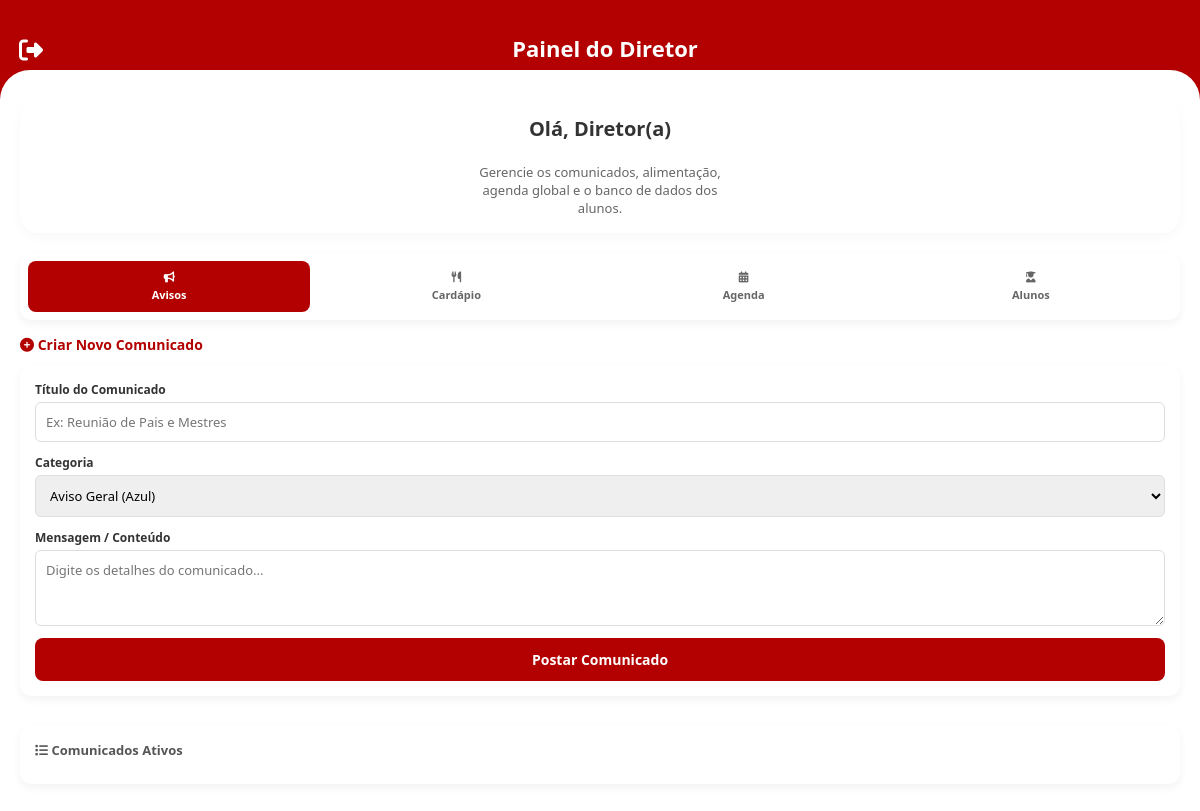
The app's page /dashboard_diretor, older data.
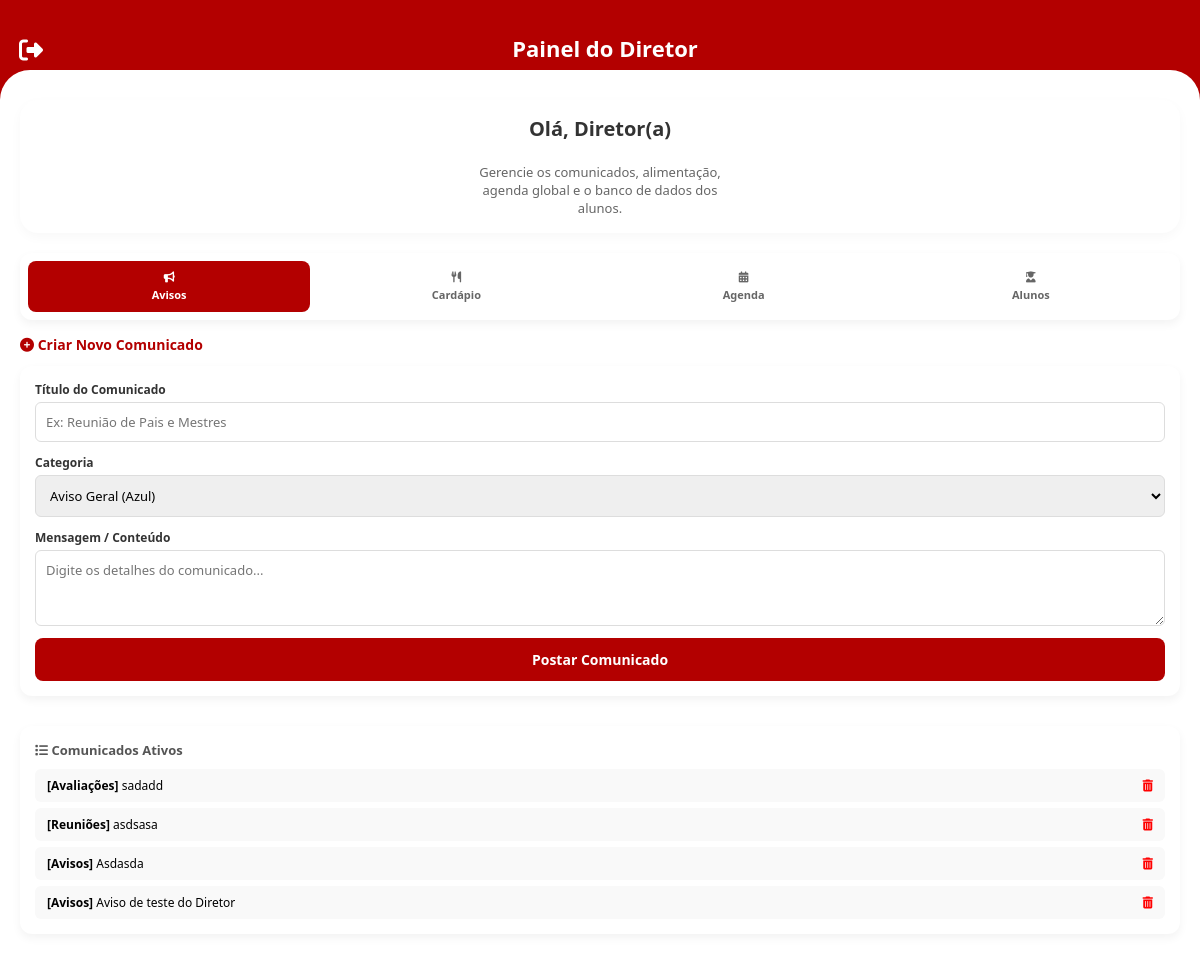
The same page, newer data.
### app.py (models this page shows)
class Comunicado(db.Model):
    id = db.Column(db.Integer, primary_key=True)
    tipo = db.Column(db.String(50), nullable=False)
    badge_classe = db.Column(db.String(50), nullable=False)
    badge_texto = db.Column(db.String(50), nullable=False)
    tempo = db.Column(db.String(20), default="Agora")
    titulo = db.Column(db.String(100), nullable=False)
    mensagem = db.Column(db.Text, nullable=False)

### app.py (the view)
@app.route('/dashboard_diretor')
def dashboard_diretor():
    lista_comunicados = Comunicado.query.order_by(Comunicado.id.desc()).all()
    lanche_registro = obter_ou_criar_lanche()
    lista_eventos = Evento.query.all()
    lista_provas = Prova.query.all()
    lanche_dict = {
        "segunda": lanche_registro.segunda,
        "terca": lanche_registro.terca,
        "quarta": lanche_registro.quarta,
        "quinta": lanche_registro.quinta,
        "sexta": lanche_registro.sexta
    }
    return render_template(
        'dashboard_diretor.html',
        lista_comunicados=lista_comunicados,
        lanche=lanche_dict,
        lista_eventos=lista_eventos,
        lista_provas=lista_provas
    )

### app.py (called while the page is built)
def obter_ou_criar_lanche():
    lanche = LancheSemana.query.first()
    if not lanche:
        lanche = LancheSemana()
        db.session.add(lanche)
        db.session.commit()
    return lanche

### templates/dashboard_diretor.html (shortened to what the changed rows need)
<!DOCTYPE html>
<html lang="pt-BR">
<head>
    <link rel="stylesheet" href="../css/style.css">
    <link rel="stylesheet" href="https://cdnjs.cloudflare.com/ajax/libs/font-awesome/6.4.0/css/all.min.css">
</head>
<body>
    <div class="app-container">
        <header class="page-header" style="background-color: #b30000; color: white; height: 100px !important;">
            <h2 style="color: white;">Painel do Diretor</h2>
        </header>
        <main class="dash-content-card" style="flex: 1; overflow-y: auto; padding: 15px; background: #f5f5f5;">
            <div id="tab-avisos" class="director-panel-block active">
                <div class="panel-form" style="margin-top: 10px;">
                    <div style="max-height: 150px; overflow-y: auto;">
                        {% for c in lista_comunicados %}
                        <div style="display: flex; justify-content: space-between; background: #f9f9f9; padding: 8px 12px; border-radius: 6px; margin-bottom: 6px; font-size: 12px;">
                            <span style="white-space: nowrap; overflow: hidden; text-overflow: ellipsis; max-width: 80%;"><strong>[{{ c.tipo }}]</strong> {{ c.titulo }}</span>
                            <a href="/deletar_comunicado/{{ c.id }}" style="color:red; text-decoration: none;"><i class="fas fa-trash-alt"></i></a>
                        </div>
                        {% endfor %}
                    </div>
                </div>
            </div>
        </main>
    </div>
</body>
</html>

Row changes from the older to the newer data that the page shows:
added Comunicado: tipo "Avaliações", titulo "sadadd"
added Comunicado: tipo "Reuniões", titulo "asdsasa"
added Comunicado: tipo "Avisos", titulo "Asdasda"
added Comunicado: tipo "Avisos", titulo "Aviso de teste do Diretor"
